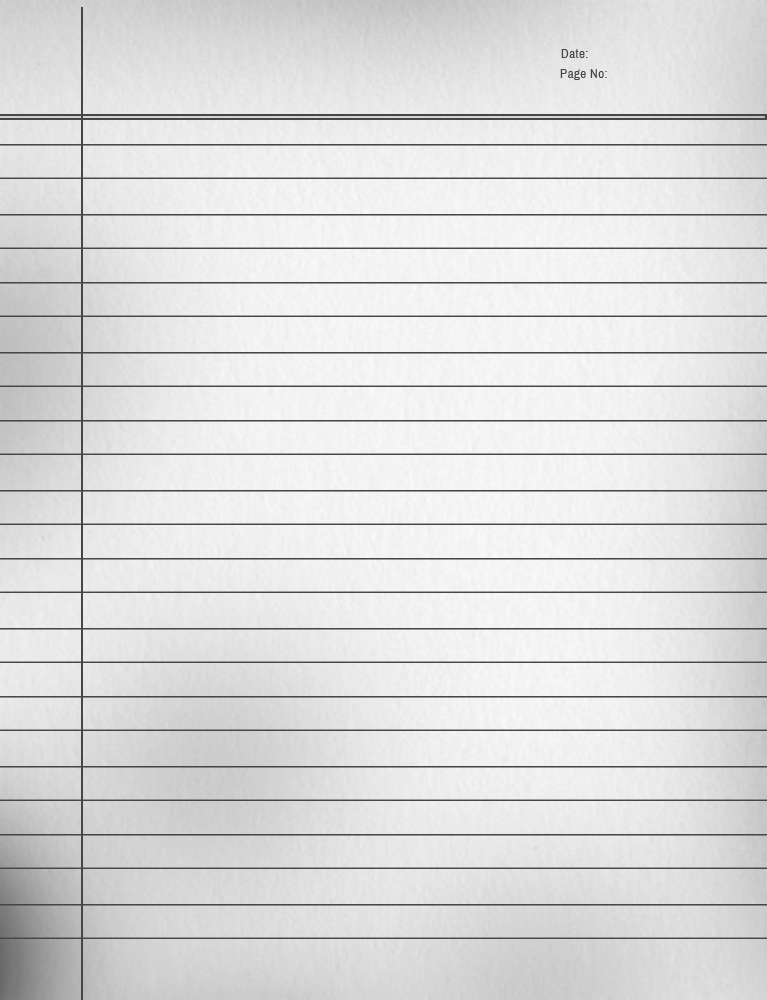
#> input picture lined_paper.png, 767 x 1000 px; its folder holds only this picture in this run
$ python scan_simulator.py
#> lines starting #> are read from the running program, lines starting #| are printed output that depends on the picture
#!/usr/bin/env python3
"""
Scanned Document Simulator
Converts images to realistic scanned PDFs with various artifacts
"""

import os
import random
from pathlib import Path
from PIL import Image, ImageEnhance, ImageFilter, ImageDraw
import numpy as np
from reportlab.lib.pagesizes import letter, A4
from reportlab.pdfgen import canvas
from reportlab.lib.utils import ImageReader
import io

class ScanSimulator:
    def __init__(self, input_folder="images", output_folder="scanned_pdfs"):
        self.input_folder = Path(input_folder)
        self.output_folder = Path(output_folder)
        self.output_folder.mkdir(exist_ok=True)

    def add_noise(self, img, intensity=0.02):
        """Add random noise to simulate scanner artifacts"""
        img_array = np.array(img)
        noise = np.random.normal(0, intensity * 255, img_array.shape)
        noisy = np.clip(img_array + noise, 0, 255).astype(np.uint8)
        return Image.fromarray(noisy)

    def add_blur(self, img):
        """Add slight blur to simulate scanner motion"""
        blur_amount = random.uniform(0.1, 0.3)
        return img.filter(ImageFilter.GaussianBlur(blur_amount))

    def adjust_brightness_contrast(self, img):
        """Adjust brightness and contrast randomly"""
        # Brightness
        brightness = ImageEnhance.Brightness(img)
        img = brightness.enhance(random.uniform(0.9, 1.1))

        # Contrast
        contrast = ImageEnhance.Contrast(img)
        img = contrast.enhance(random.uniform(0.95, 1.15))

        return img

    def add_rotation(self, img):
        """Add slight rotation to simulate imperfect scanning"""
        angle = random.uniform(-1.5, 1.5)
        # Use white background and add padding to avoid jagged edges
        # First expand the canvas
        width, height = img.size
        padding = int(max(width, height) * 0.05)  # 5% padding

        # Create new image with padding
        new_size = (width + 2 * padding, height + 2 * padding)
        padded = Image.new('RGB', new_size, 'white')
        padded.paste(img, (padding, padding))

        # Rotate with white fill
        rotated = padded.rotate(angle, expand=False, fillcolor='white', resample=Image.BICUBIC)

        # Crop back to original size (centered)
        left = padding
        top = padding
        right = padding + width
        bottom = padding + height

        return rotated.crop((left, top, right, bottom))

    def add_shadow(self, img):
        """Add realistic book/document shadow effect"""
        width, height = img.size
        img_array = np.array(img.convert('RGB'))

        # Create shadow overlay
        shadow = np.ones((height, width), dtype=np.float32)

        # Add center shadow (book binding effect) - more subtle
        center_shadow = random.choice([True, False])
        if center_shadow:
            center_x = width // 2
            shadow_width = random.randint(40, 100)
            shadow_darkness = random.uniform(0.88, 0.95)  # Much lighter

            for x in range(max(0, center_x - shadow_width), min(width, center_x + shadow_width)):
                distance = abs(x - center_x)
                # Smoother gradient with exponential falloff
                normalized_dist = distance / shadow_width
                factor = 1 - (1 - shadow_darkness) * np.exp(-3 * normalized_dist)
                shadow[:, x] *= factor

        # Add random vertical fold/crease shadows (like paper folds)
        num_vertical_folds = random.randint(0, 2)  # 0-2 random vertical shadows
        for _ in range(num_vertical_folds):
            fold_x = random.randint(width // 4, 3 * width // 4)
            fold_width = random.randint(30, 70)
            fold_darkness = random.uniform(0.90, 0.96)

            for x in range(max(0, fold_x - fold_width), min(width, fold_x + fold_width)):
                distance = abs(x - fold_x)
                normalized_dist = distance / fold_width
                factor = 1 - (1 - fold_darkness) * np.exp(-3 * normalized_dist)
                shadow[:, x] *= factor

        # Add random horizontal fold/crease shadows
        num_horizontal_folds = random.randint(0, 2)  # 0-2 random horizontal shadows
        for _ in range(num_horizontal_folds):
            fold_y = random.randint(height // 4, 3 * height // 4)
            fold_height = random.randint(30, 70)
            fold_darkness = random.uniform(0.90, 0.96)

            for y in range(max(0, fold_y - fold_height), min(height, fold_y + fold_height)):
                distance = abs(y - fold_y)
                normalized_dist = distance / fold_height
                factor = 1 - (1 - fold_darkness) * np.exp(-3 * normalized_dist)
                shadow[y, :] *= factor

        # Add diagonal crease shadows (occasional)
        if random.random() < 0.3:  # 30% chance
            diagonal_direction = random.choice(['tl_br', 'tr_bl'])  # top-left to bottom-right or vice versa
            crease_width = random.randint(40, 80)
            crease_darkness = random.uniform(0.91, 0.96)

            if diagonal_direction == 'tl_br':
                # Diagonal from top-left to bottom-right
                diagonal_offset = random.randint(-width // 3, width // 3)
                for y in range(height):
                    center_x = int((y / height) * width + diagonal_offset)
                    for x in range(max(0, center_x - crease_width), min(width, center_x + crease_width)):
                        distance = abs(x - center_x)
                        normalized_dist = distance / crease_width
                        factor = 1 - (1 - crease_darkness) * np.exp(-3 * normalized_dist)
                        shadow[y, x] *= factor
            else:
                # Diagonal from top-right to bottom-left
                diagonal_offset = random.randint(-width // 3, width // 3)
                for y in range(height):
                    center_x = int(width - (y / height) * width + diagonal_offset)
                    for x in range(max(0, center_x - crease_width), min(width, center_x + crease_width)):
                        distance = abs(x - center_x)
                        normalized_dist = distance / crease_width
                        factor = 1 - (1 - crease_darkness) * np.exp(-3 * normalized_dist)
                        shadow[y, x] *= factor

        # Add corner shadows - more subtle
        corner_intensity = random.uniform(0.85, 0.93)
        for corner in random.sample(['tl', 'tr', 'bl', 'br'], random.randint(1, 3)):
            shadow_size = random.randint(height // 8, height // 5)

            if corner == 'tl':  # Top-left
                for i in range(shadow_size):
                    for j in range(shadow_size):
                        dist = np.sqrt(i**2 + j**2) / shadow_size
                        shadow[i, j] *= corner_intensity + (1 - corner_intensity) * (dist ** 0.7)
            elif corner == 'tr':  # Top-right
                for i in range(shadow_size):
                    for j in range(shadow_size):
                        dist = np.sqrt(i**2 + j**2) / shadow_size
                        shadow[i, width - 1 - j] *= corner_intensity + (1 - corner_intensity) * (dist ** 0.7)
            elif corner == 'bl':  # Bottom-left
                for i in range(shadow_size):
                    for j in range(shadow_size):
                        dist = np.sqrt(i**2 + j**2) / shadow_size
                        shadow[height - 1 - i, j] *= corner_intensity + (1 - corner_intensity) * (dist ** 0.7)
            elif corner == 'br':  # Bottom-right
                for i in range(shadow_size):
                    for j in range(shadow_size):
                        dist = np.sqrt(i**2 + j**2) / shadow_size
                        shadow[height - 1 - i, width - 1 - j] *= corner_intensity + (1 - corner_intensity) * (dist ** 0.7)

        # Add edge shadows (random sides) - very subtle
        edges = random.sample(['top', 'bottom', 'left', 'right'], random.randint(1, 2))
        edge_intensity = random.uniform(0.92, 0.97)
        edge_size = random.randint(10, 25)

        for edge in edges:
            if edge == 'top':
                for i in range(min(edge_size, height)):
                    factor = edge_intensity + (1 - edge_intensity) * (i / edge_size) ** 0.5
                    shadow[i, :] *= factor
            elif edge == 'bottom':
                for i in range(min(edge_size, height)):
                    factor = edge_intensity + (1 - edge_intensity) * (i / edge_size) ** 0.5
                    shadow[height - 1 - i, :] *= factor
            elif edge == 'left':
                for j in range(min(edge_size, width)):
                    factor = edge_intensity + (1 - edge_intensity) * (j / edge_size) ** 0.5
                    shadow[:, j] *= factor
            elif edge == 'right':
                for j in range(min(edge_size, width)):
                    factor = edge_intensity + (1 - edge_intensity) * (j / edge_size) ** 0.5
                    shadow[:, width - 1 - j] *= factor

        # Apply shadow to image
        shadow_3d = np.stack([shadow] * 3, axis=-1)
        shadowed = (img_array * shadow_3d).astype(np.uint8)

        result = Image.fromarray(shadowed)

        # Add slight blur to make shadows more realistic
        return result.filter(ImageFilter.GaussianBlur(0.3))

    def add_texture(self, img):
        """Add paper texture"""
        width, height = img.size
        texture = np.random.randint(250, 256, (height, width, 3), dtype=np.uint8)
        texture_img = Image.fromarray(texture)

        return Image.blend(img.convert('RGB'), texture_img, alpha=0.03)

    def simulate_scan(self, img):
        """Apply all scanning effects"""
        # Convert to RGB if needed
        if img.mode != 'RGB':
            img = img.convert('RGB')

        # Apply effects - reduced blur frequency
        effects = [
            lambda x: self.add_rotation(x),
            lambda x: self.add_noise(x, intensity=random.uniform(0.005, 0.015)),
            lambda x: self.adjust_brightness_contrast(x),
            lambda x: self.add_shadow(x),
            lambda x: self.add_texture(x)
        ]

        # Always apply these core effects
        for effect in effects:
            img = effect(img)

        # Only occasionally add blur (30% chance)
        if random.random() < 0.3:
            img = self.add_blur(img)

        return img

    def create_pdf(self, images, output_path, page_size=A4):
        """Create PDF from list of images"""
        c = canvas.Canvas(str(output_path), pagesize=page_size)
        page_width, page_height = page_size

        for img in images:
            # Convert PIL Image to bytes
            img_buffer = io.BytesIO()
            img.save(img_buffer, format='JPEG', quality=85)
            img_buffer.seek(0)

            # Get image dimensions
            img_width, img_height = img.size

            # Calculate scaling to fit page while maintaining aspect ratio
            width_ratio = page_width / img_width
            height_ratio = page_height / img_height
            ratio = min(width_ratio, height_ratio) * 0.95  # 95% to add margins

            new_width = img_width * ratio
            new_height = img_height * ratio

            # Center image on page
            x = (page_width - new_width) / 2
            y = (page_height - new_height) / 2

            # Draw image
            c.drawImage(ImageReader(img_buffer), x, y, new_width, new_height)
            c.showPage()

        c.save()
        print(f"✓ Saved PDF: {output_path}")

    def natural_sort_key(self, filename):
        """Natural sorting key function for proper numeric ordering"""
        import re
        return [int(text) if text.isdigit() else text.lower()
                for text in re.split('([0-9]+)', str(filename))]

    def process_folder(self, combine_into_single_pdf=False):
        """Process all images in the input folder"""
#> called with combine_into_single_pdf = True
        # Supported image formats
        image_extensions = {'.jpg', '.jpeg', '.png', '.bmp', '.tiff', '.gif'}

        # Find all images
        image_files = [
            f for f in self.input_folder.iterdir()
            if f.suffix.lower() in image_extensions
        ]

        if not image_files:
            print(f"No images found in {self.input_folder}")
            return

        # Sort images by name with natural sorting (handles numbers correctly)
        image_files = sorted(image_files, key=lambda x: self.natural_sort_key(x.name))

        print(f"Found {len(image_files)} images")
        print(f"Processing in order: {', '.join([f.name for f in image_files])}")

        if combine_into_single_pdf:
            # Process all images and combine into one PDF
            scanned_images = []
            for img_path in image_files:
                print(f"Processing: {img_path.name}")
                img = Image.open(img_path)
#> img is the input picture: PIL image 767x1000 RGB; min 70, max 252, mean 220.7
                scanned_img = self.simulate_scan(img)
#> the loop in simulate_scan, `for effect in effects:` made 5 passes
#> pass 1, in add_rotation, `rotated = padded.rotate(angle, expand=False, fillcolor='white', resamp..`:
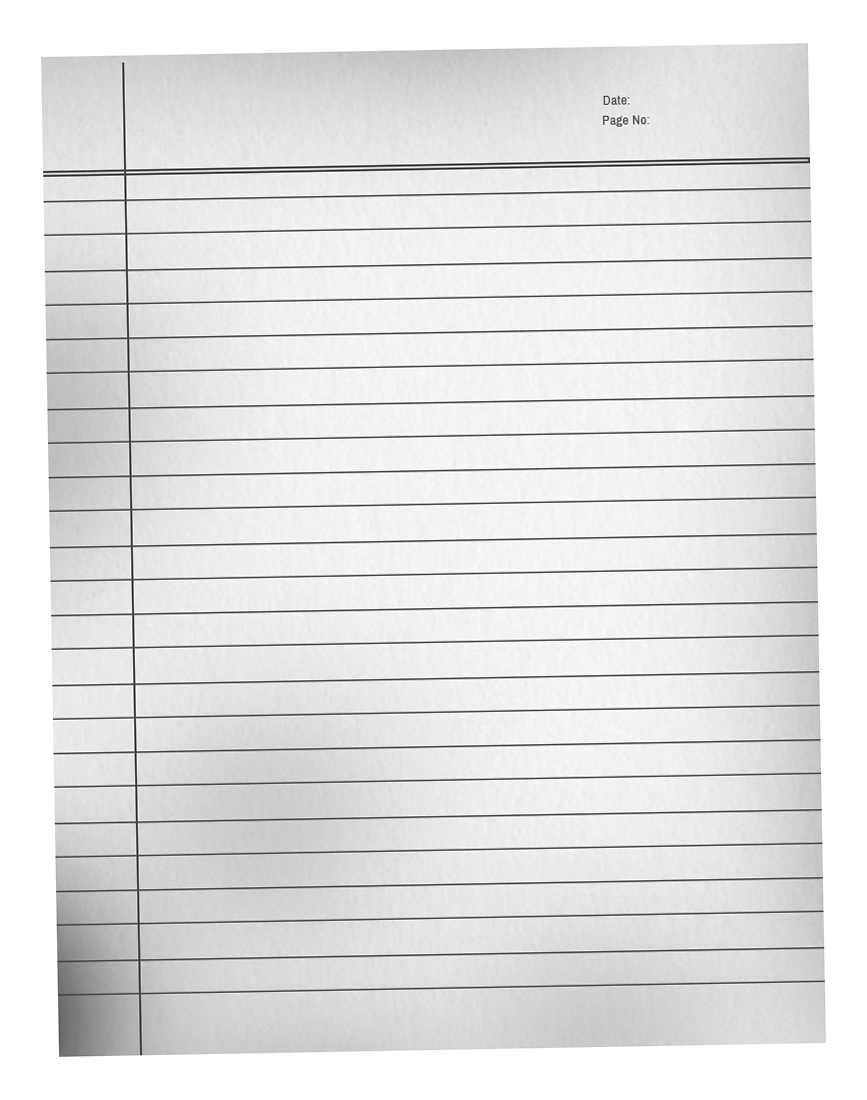
#> rotated: PIL image 867x1100 RGB; min 25, max 255, mean 227
#> pass 1, in simulate_scan, `img = effect(img)`:
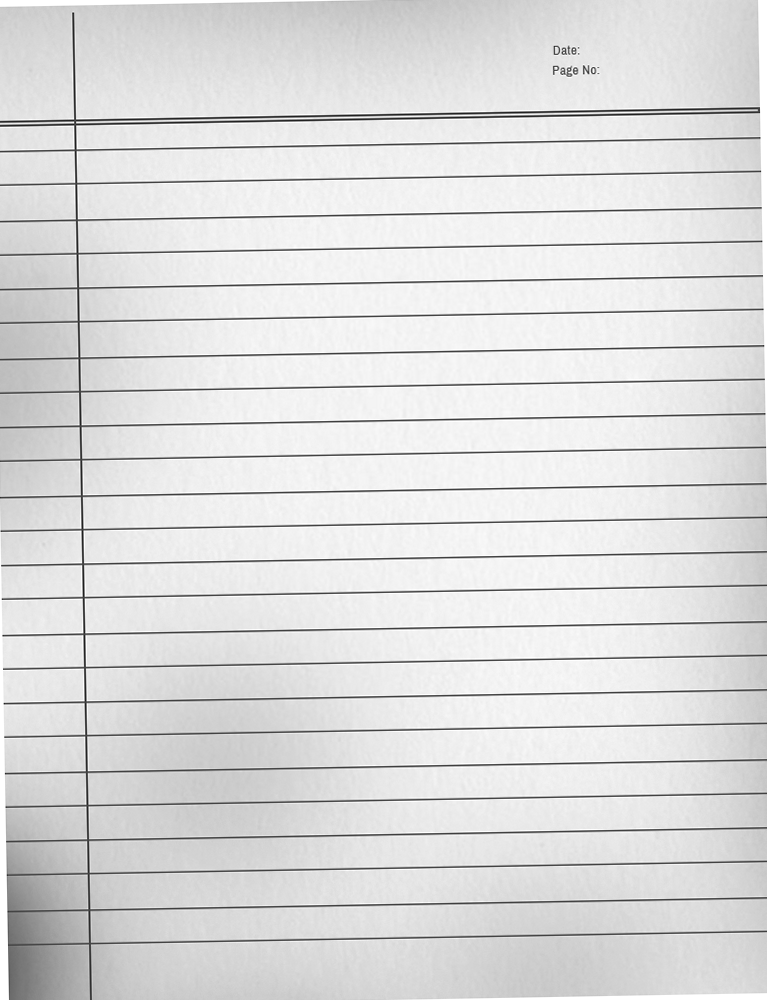
#> img: PIL image 767x1000 RGB; min 25, max 255, mean 220.7
                scanned_images.append(scanned_img)

            output_path = self.output_folder / "combined_scanned.pdf"
            self.create_pdf(scanned_images, output_path)
#> (the call stopped at in create_pdf, `c = canvas.Canvas(str(output_path), pagesize=page_size)`: reportlab is not available in this run)
            print(f"\n✓ Created combined PDF with {len(scanned_images)} pages")
#| ✓ Created combined PDF with 1 pages
        else:
            # Create separate PDF for each image
            for img_path in image_files:
                print(f"Processing: {img_path.name}")
                img = Image.open(img_path)
                scanned_img = self.simulate_scan(img)

                # Create PDF with same name as image
                output_path = self.output_folder / f"{img_path.stem}_scanned.pdf"
                self.create_pdf([scanned_img], output_path)

            print(f"\n✓ Created {len(image_files)} scanned PDFs")

def main():
    print("=" * 60)
    print("Scanned Document Simulator")
    print("=" * 60)

    # Configuration
    INPUT_FOLDER = "."  # Current folder (where the script is)
    OUTPUT_FOLDER = "scanned_pdfs"
    COMBINE_PDF = True  # Set to True to combine all images into one PDF

    # Create simulator
    simulator = ScanSimulator(INPUT_FOLDER, OUTPUT_FOLDER)

    # Process images
    simulator.process_folder(combine_into_single_pdf=COMBINE_PDF)

    print("\n✓ All done!")

if __name__ == "__main__":
    main()
